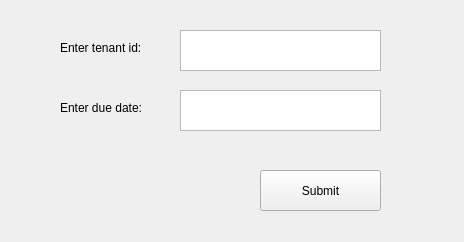
<?xml version="1.0" encoding="UTF-8"?>
<ui version="4.0">
 <class>Form</class>
 <widget class="QWidget" name="Form">
  <property name="geometry">
   <rect>
    <x>0</x>
    <y>0</y>
    <width>464</width>
    <height>242</height>
   </rect>
  </property>
  <property name="windowTitle">
   <string>Form</string>
  </property>
  <widget class="QLabel" name="label">
   <property name="geometry">
    <rect>
     <x>60</x>
     <y>40</y>
     <width>121</width>
     <height>16</height>
    </rect>
   </property>
   <property name="text">
    <string>Enter tenant id:</string>
   </property>
  </widget>
  <widget class="QLabel" name="label_2">
   <property name="geometry">
    <rect>
     <x>60</x>
     <y>100</y>
     <width>121</width>
     <height>16</height>
    </rect>
   </property>
   <property name="text">
    <string>Enter due date:</string>
   </property>
  </widget>
  <widget class="QTextEdit" name="tenantId">
   <property name="geometry">
    <rect>
     <x>180</x>
     <y>30</y>
     <width>201</width>
     <height>41</height>
    </rect>
   </property>
  </widget>
  <widget class="QTextEdit" name="dueDate">
   <property name="geometry">
    <rect>
     <x>180</x>
     <y>90</y>
     <width>201</width>
     <height>41</height>
    </rect>
   </property>
  </widget>
  <widget class="QToolButton" name="submitButton">
   <property name="geometry">
    <rect>
     <x>260</x>
     <y>170</y>
     <width>121</width>
     <height>41</height>
    </rect>
   </property>
   <property name="text">
    <string>Submit</string>
   </property>
  </widget>
 </widget>
 <resources/>
 <connections/>
</ui>
